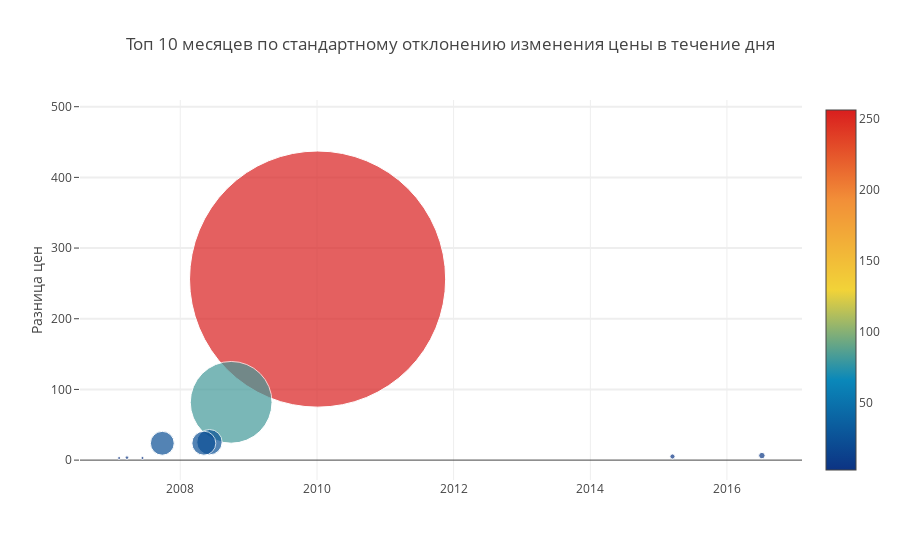

Notebook code for this chart:
### Code cell
g = grouped.sort_values(('price_diff', 'std'), ascending=False)[:10]
g['min_text'] = 'Максимальное падение цен: ' + (-1 * g['price_diff']['min']).astype(str)
trace = go.Scatter(
    x = g['time'].dt.strftime(date_format='%Y-%m-%d').values,
    y = g['price_diff']['std'].values,
    mode='markers',
    marker=dict(
        size = g['price_diff']['std'].values,
        color = g['price_diff']['std'].values,
        colorscale='Portland',
        showscale=True
    ),
    text = g['min_text'].values
)
data = [trace]

layout= go.Layout(
    autosize= True,
    title= 'Топ 10 месяцев по стандартному отклонению изменения цены в течение дня',
    hovermode= 'closest',
    yaxis=dict(
        title= 'Разница цен',
        ticklen= 5,
        gridwidth= 2,
    ),
    showlegend= False
)
fig = go.Figure(data=data, layout=layout)
py.iplot(fig,filename='scatter2010')

### Figure 1 — Plotly figure (JSON) as saved in the notebook; plotly's stock layout.template omitted (floating-point values rounded to 4 significant figures)
{"data": [{"marker": {"color": [256.1, 81.76, 25.38, 23.96, 23.84, 6.403, 5.147, 3.522, 3.034, 2.991], "colorscale": "Portland", "showscale": true, "size": [256.1, 81.76, 25.38, 23.96, 23.84, 6.403, 5.147, 3.522, 3.034, 2.991]}, "mode": "markers", "text": ["Максимальное падение цен: 9948.99", "Максимальное падение цен: 3261.6136", "Максимальное падение цен: 982.7", "Максимальное падение цен: 938.95", "Максимальное падение цен: 920.0", "Максимальное падение цен: 49.34", "Максимальное падение цен: 207.21", "Максимальное падение цен: 4.610000000000014", "Максимальное падение цен: 14.17", "Максимальное падение цен: 110.48"], "type": "scatter", "uid": "04809e5b-881b-47b0-81bd-07ee075539f2", "x": ["2010-01-04", "2008-09-29", "2008-06-05", "2008-05-06", "2007-09-27", "2016-07-06", "2015-03-16", "2007-03-22", "2007-06-13", "2007-02-08"], "y": [256.1, 81.76, 25.38, 23.96, 23.84, 6.403, 5.147, 3.522, 3.034, 2.991]}], "layout": {"autosize": true, "hovermode": "closest", "showlegend": false, "title": {"text": "Топ 10 месяцев по стандартному отклонению изменения цены в течение дня"}, "yaxis": {"gridwidth": 2, "ticklen": 5, "title": {"text": "Разница цен"}}}}
